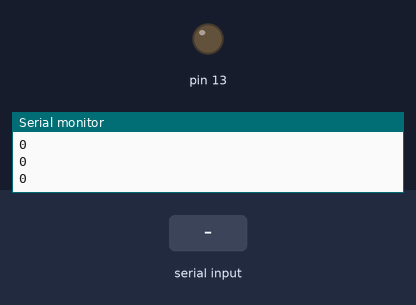
The sketch below on a simulated Arduino Uno, built with avr-gcc and run on an emulated ATmega328P. Parts: output pins drawn as LEDs (lit = HIGH), the last lines printed to the serial monitor. The inputs (shaded band) are chosen by the test bench.

Above: at 1.2 s.
1.3 s: "1\n" received over Serial
At 1.7 s:
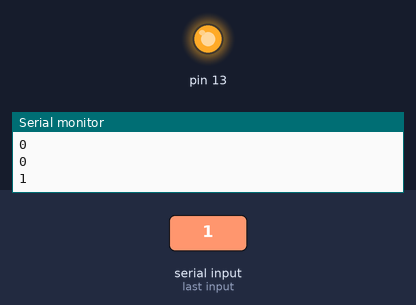
2.8 s: "0\n" received over Serial
At 4.1 s:
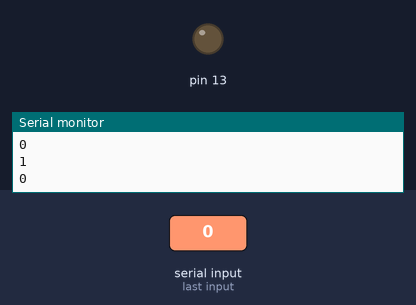
Timing chart, 0 to 5.8 s (numbered marks = the images above; inputs shaded):
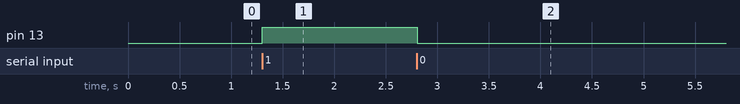

Measured:
- after the input at 1.3 s, pin 13: LOW → HIGH at once
- after the input at 2.8 s, pin 13: HIGH → LOW at once

The sketch:

brave_jarv1__1_.ino
```cpp
char data ='0';
 void setup()
{
  Serial.begin(9600);
  pinMode(13, OUTPUT);
}

void loop()
{
  if(Serial.available()>0)
  data=Serial.read();
  Serial.print(data);
  Serial.print("\n");
  if(data=='1')
  digitalWrite(13, HIGH);
  else if(data=='0')
  digitalWrite(13, LOW);
}
```
